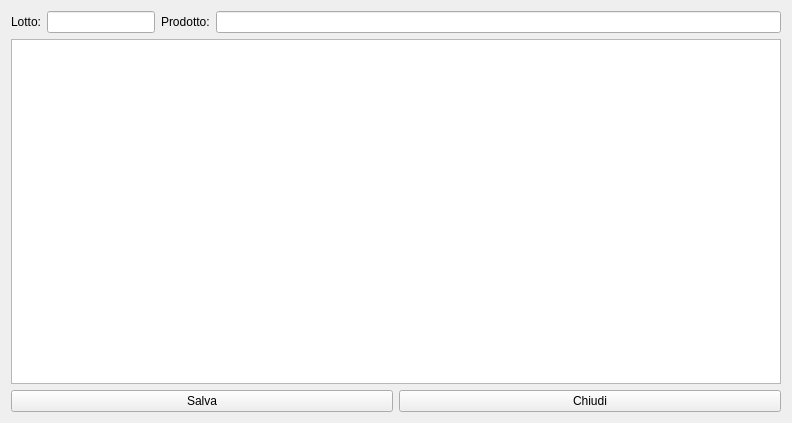
<?xml version="1.0" encoding="UTF-8"?>
<ui version="4.0">
 <class>HlotMod</class>
 <widget class="QWidget" name="HlotMod">
  <property name="geometry">
   <rect>
    <x>0</x>
    <y>0</y>
    <width>792</width>
    <height>423</height>
   </rect>
  </property>
  <property name="windowTitle">
   <string>Form</string>
  </property>
  <layout class="QVBoxLayout" name="verticalLayout">
   <item>
    <layout class="QFormLayout" name="formLayout_3">
     <item row="0" column="0">
      <layout class="QFormLayout" name="formLayout_2">
       <item row="0" column="0">
        <widget class="QLabel" name="label">
         <property name="text">
          <string>Lotto:</string>
         </property>
        </widget>
       </item>
       <item row="0" column="1">
        <widget class="QLineEdit" name="leLotto"/>
       </item>
      </layout>
     </item>
     <item row="0" column="1">
      <layout class="QFormLayout" name="formLayout">
       <item row="0" column="0">
        <widget class="QLabel" name="label_2">
         <property name="text">
          <string>Prodotto:</string>
         </property>
        </widget>
       </item>
       <item row="0" column="1">
        <widget class="QLineEdit" name="leProdotto"/>
       </item>
      </layout>
     </item>
    </layout>
   </item>
   <item>
    <widget class="QTableView" name="tvLotComp"/>
   </item>
   <item>
    <layout class="QHBoxLayout" name="horizontalLayout">
     <item>
      <widget class="QPushButton" name="pbSave">
       <property name="text">
        <string>Salva</string>
       </property>
      </widget>
     </item>
     <item>
      <widget class="QPushButton" name="pbClose">
       <property name="text">
        <string>Chiudi</string>
       </property>
      </widget>
     </item>
    </layout>
   </item>
  </layout>
 </widget>
 <resources/>
 <connections/>
</ui>
